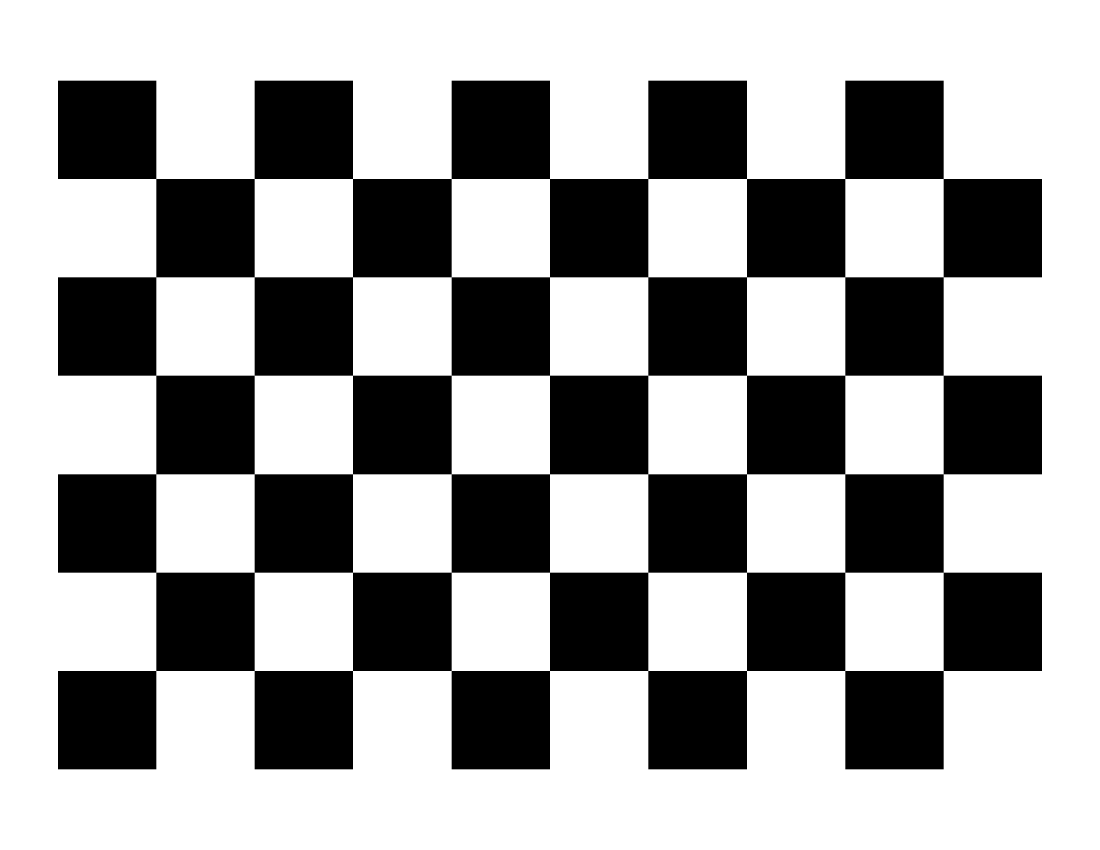
#> input picture binocular/3d-scan-tests/checkerboard_10x7_25mm_letter.png, 3300 x 2550 px, given in place of the camera (shown at 1/3 size)
$ python 07_record_scan.py   (older library calls are emulated)
#> lines starting #> are read from the running program, lines starting #| are printed output that depends on the picture; after the words box and inside, x2 and y2 are one past the last pixel; in counts of white or black regions, pixels touching at a corner belong together
### binocular/3d-scan-tests/common.py
"""Shared helpers: config, camera capture, calibration loading, rectification, stereo depth."""
import os

# Must be set before importing cv2: makes MSMF camera startup much faster on Windows.
os.environ.setdefault("OPENCV_VIDEOIO_MSMF_ENABLE_HW_TRANSFORMS", "0")

import json
import threading
import time
from pathlib import Path

import cv2
import numpy as np

ROOT = Path(__file__).resolve().parent
CONFIG_PATH = ROOT / "config.json"
CALIB_PATH = ROOT / "calibration.npz"
CALIB_IMG_DIR = ROOT / "calib_images"
SCAN_DIR = ROOT / "scans"

DEFAULTS = {
    "camera": {
        # "sbs"  = one USB device that outputs left+right side by side in one frame (most dual-lens modules)
        # "dual" = two separate USB devices (index = left, index_right = right)
        "mode": "sbs",
        "index": 0,
        "index_right": 1,
        "backend": "dshow",      # dshow | msmf | any
        "width": 2560,           # sbs: COMBINED width. dual: per-eye width.
        "height": 800,
        "fps": 60,
        "fourcc": "MJPG",
        "swap_eyes": False,
        "auto_exposure": None,   # DirectShow: 0.25 = manual, 0.75 = auto (driver dependent)
        "exposure": None,        # DirectShow: log2 seconds, e.g. -6 = 1/64 s (driver dependent)
    },
    "calibration": {
        "board_cols": 9,         # INNER corners across (odd x even avoids orientation ambiguity)
        "board_rows": 6,         # INNER corners down
        "square_mm": 25.0,       # measure your printed square with a ruler!
        "num_views": 30,
    },
    "stereo": {
        "scale": 0.5,            # processing scale applied after rectification
        "num_disparities": 96,   # multiple of 16
        "block_size": 5,
        "uniqueness": 10,
        "speckle_window": 100,
        "speckle_range": 2,
        "disp12_max_diff": 1,
        "pre_filter_cap": 31,
        "min_depth": 0.25,       # metres
        "max_depth": 4.0,        # metres
        "edge_filter": 0.10,     # drop "flying pixels" where neighbours differ by > this fraction of depth
        "clahe": False,
    },
    "scan": {
        "voxel": 0.02,           # TSDF voxel size (m)
        "sdf_trunc": 0.08,
        "depth_trunc": 3.5,      # ignore depth beyond this when fusing / tracking (m)
        "key_trans": 0.04,       # new keyframe after moving this far (m)
        "key_rot_deg": 4.0,
        "max_step": 0.15,        # reject pose jumps larger than this per frame (m)
        "max_rot_deg": 25.0,
        "min_valid_ratio": 0.04, # need at least this fraction of pixels with depth
        "odo_depth_diff": 0.03,  # tight on purpose: stereo depth is noisy; 0.07 made tracking drift in tests
        "odo_term": "hybrid",    # "hybrid" (colour+depth) or "color" (photometric only; try if tracking drifts)
        "max_keyframes": 8,
        "live_interval": 1.0,    # seconds between live point-cloud refreshes (auto-slows if extraction is slow)
        "export_y_up": True,     # export with Y up / Z back (graphics convention) instead of OpenCV (Y down)
        "cleanup_min_triangles": 300,
    },
}


def _merge(base, over):
    for k, v in over.items():
        if isinstance(v, dict) and isinstance(base.get(k), dict):
            _merge(base[k], v)
        else:
            base[k] = v
    return base


def load_config():
    cfg = json.loads(json.dumps(DEFAULTS))
    if CONFIG_PATH.exists():
        try:
            _merge(cfg, json.loads(CONFIG_PATH.read_text()))
#> (reads binocular/3d-scan-tests/config.json from the repository)
        except Exception as e:  # noqa: BLE001
            print("WARNING: could not read config.json (%s); using defaults." % e)
    return cfg


def save_config(cfg):
    CONFIG_PATH.write_text(json.dumps(cfg, indent=2))


# [5 lines left out: function eye_size, not called in this run]


# --------------------------------------------------------------------------- camera
BACKENDS = {"dshow": cv2.CAP_DSHOW, "msmf": cv2.CAP_MSMF, "any": cv2.CAP_ANY}


def open_capture(index, backend="dshow", width=None, height=None, fps=None,
                 fourcc="MJPG", exposure=None, auto_exposure=None):
    cap = cv2.VideoCapture(int(index), BACKENDS.get(backend, cv2.CAP_ANY))
    if not cap.isOpened():
        cap.release()
        return None
    # FOURCC first: on DirectShow the format must be chosen before the resolution.
    if fourcc:
        cap.set(cv2.CAP_PROP_FOURCC, cv2.VideoWriter_fourcc(*fourcc))
    if width:
        cap.set(cv2.CAP_PROP_FRAME_WIDTH, int(width))
    if height:
        cap.set(cv2.CAP_PROP_FRAME_HEIGHT, int(height))
    if fps:
        cap.set(cv2.CAP_PROP_FPS, float(fps))
    cap.set(cv2.CAP_PROP_BUFFERSIZE, 1)
    if auto_exposure is not None:
        cap.set(cv2.CAP_PROP_AUTO_EXPOSURE, float(auto_exposure))
    if exposure is not None:
        cap.set(cv2.CAP_PROP_EXPOSURE, float(exposure))
    return cap


def to_gray(frame):
    if frame.ndim == 2:
        return frame
    if frame.shape[2] == 1:
        return frame[:, :, 0]
    return cv2.cvtColor(frame, cv2.COLOR_BGR2GRAY)


class StereoCamera:
    """Background-threaded capture that always hands back the NEWEST left/right gray pair."""

    # [101 lines left out: functions __init__, start, _publish, _loop_sbs, _loop_dual, read and 1 more, not called in this run]


# --------------------------------------------------------------------------- calibration / rectification
class Calibration:
    # [10 lines left out: function __init__, not called in this run]


class Rectifier:
    """Undistort + rectify both eyes, then optionally downscale. Exposes scaled intrinsics."""

    # [42 lines left out: functions __init__, rectify, remove_flying_pixels, not called in this run]


class StereoMatcher:
    """SGBM wrapper producing disparity (px) and metric depth (m) for rectified pairs."""

    # [20 lines left out: functions __init__, build, not called in this run]

    def closest_depth(self):
        """Nearest measurable distance with the current disparity range (m)."""
        return self.fx * self.baseline / self.nd

    # [31 lines left out: functions compute, epipolar_error, not called in this run]

### binocular/3d-scan-tests/07_record_scan.py
"""Capture stereo pairs without rectification, depth estimation, or tracking.

Output: metadata.json, frames.bin (packed uint8 left then right), frames.csv.
Run `python 07_record_scan.py --seconds 60`; Ctrl+C stops and finalizes.
"""
import argparse
import csv
import hashlib
import json
import queue
import shutil
import threading
import time
from datetime import datetime
from pathlib import Path

import cv2
import numpy as np

from common import CALIB_PATH, CONFIG_PATH, ROOT, load_config, open_capture, to_gray


def camera_details(cap):
    code = int(cap.get(cv2.CAP_PROP_FOURCC))
    return {"width": int(cap.get(cv2.CAP_PROP_FRAME_WIDTH)),
            "height": int(cap.get(cv2.CAP_PROP_FRAME_HEIGHT)),
            "fps_reported": cap.get(cv2.CAP_PROP_FPS),
            "fourcc": "".join(chr((code >> shift) & 255) for shift in (0, 8, 16, 24))}


def record(output, cfg, seconds, queue_size, preview=True):
#> called with queue_size = 64, preview = True
    output.mkdir(parents=True, exist_ok=False)
    camera = cfg["camera"]
    kw = dict(backend=camera["backend"], fourcc=camera["fourcc"], fps=camera["fps"],
              exposure=camera.get("exposure"), auto_exposure=camera.get("auto_exposure"))
    indices = [camera["index"]] if camera["mode"] == "sbs" else [camera["index"], camera["index_right"]]
    caps = []
    pending = queue.Queue(maxsize=queue_size)
    stats = {"captured": 0, "written": 0, "dropped_queue": 0, "capture_failures": 0,
             "shape_errors": 0, "write_error": None}
    shape = None
    started = time.monotonic_ns()

    def writer():
        try:
            with (output / "frames.bin").open("wb") as data, (output / "frames.csv").open("w", newline="") as index:
                rows = csv.writer(index)
                rows.writerow(["frame_id", "monotonic_ns", "wall_time_ns", "grab_spread_ns", "byte_offset"])
                while True:
                    item = pending.get()
                    if item is None:
                        break
                    fid, mono, wall, spread, pair = item
                    offset = data.tell()
                    data.write(pair.tobytes())
                    rows.writerow([fid, mono, wall, spread, offset])
                    stats["written"] += 1
        except Exception as exc:
            stats["write_error"] = repr(exc)

    thread = threading.Thread(target=writer, daemon=True)
    try:
        for index in indices:
            cap = open_capture(index, width=camera["width"] if camera["mode"] == "dual" else camera["width"],
                               height=camera["height"], **kw)
            if cap is None:
                raise RuntimeError("Could not open camera index %s" % index)
            caps.append(cap)
        actual = [camera_details(cap) for cap in caps]
        thread.start()
        print("Recording to", output, "| camera modes:", actual)
        while seconds is None or (time.monotonic_ns() - started) < seconds * 1e9:
            if stats["write_error"]:
                raise RuntimeError(stats["write_error"])
            spread = 0
            if len(caps) == 1:
                ok, frame = caps[0].read()
#> frame is the input picture: shape (2550, 3300, 3); 63.8% white; 1 black region, box (x1, y1, x2, y2) and area: (174, 242, 3126, 2308) 3049416
                mono = time.monotonic_ns()
                wall = time.time_ns()
                if not ok or frame is None:
                    stats["capture_failures"] += 1
                    continue
                gray = to_gray(frame)
                half = gray.shape[1] // 2
#> half = 1650
                if gray.shape[1] != half * 2:
                    stats["shape_errors"] += 1
                    continue
                left, right = gray[:, :half], gray[:, half:]
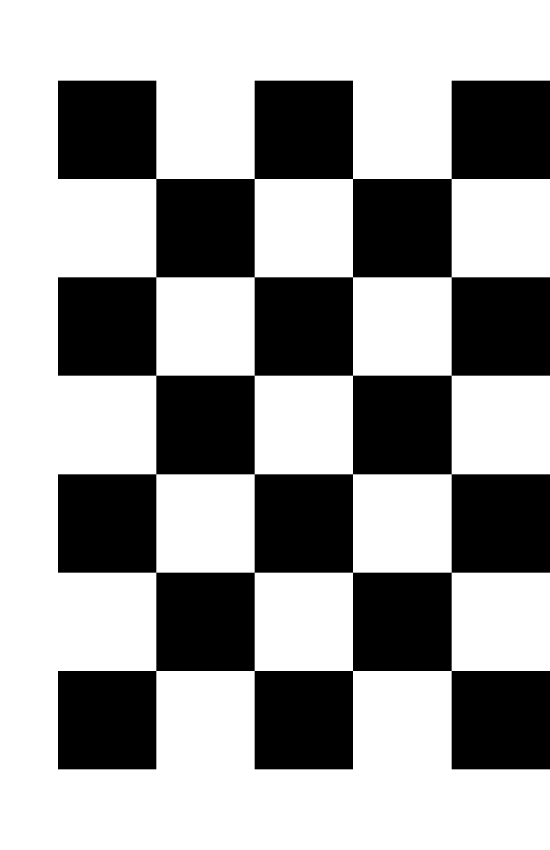
#> left: shape (2550, 1650) (shown at 1/3 size); 62.7% white; 1 black region, box (x1, y1, x2, y2) and area: (174, 242, 1650, 2308) 1567926
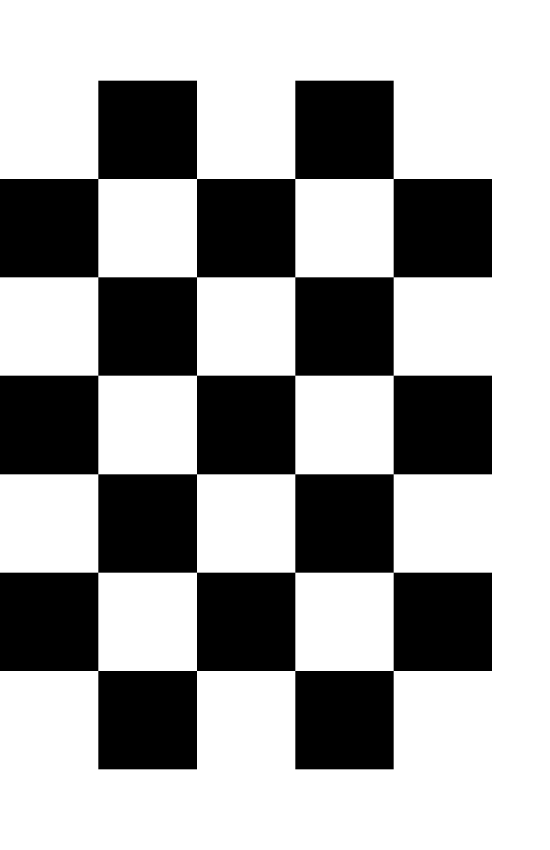
#> right: shape (2550, 1650) (shown at 1/3 size); 64.8% white; 1 black region, box (x1, y1, x2, y2) and area: (0, 242, 1476, 2308) 1481490
            else:
                t0 = time.monotonic_ns()
                ok_l, ok_r = caps[0].grab(), caps[1].grab()
                t1 = time.monotonic_ns()
                spread = t1 - t0
                ok_l, fl = caps[0].retrieve() if ok_l else (False, None)
                ok_r, fr = caps[1].retrieve() if ok_r else (False, None)
                mono, wall = t1, time.time_ns()
                if not ok_l or not ok_r or fl is None or fr is None:
                    stats["capture_failures"] += 1
                    continue
                left, right = to_gray(fl), to_gray(fr)
            if left.shape != right.shape:
                stats["shape_errors"] += 1
                continue
            if camera.get("swap_eyes"):
                left, right = right, left
            if shape is None:
                shape = list(left.shape)
#> shape = [2550, 1650]
            if list(left.shape) != shape:
                stats["shape_errors"] += 1
                continue
            stats["captured"] += 1
            pair = np.ascontiguousarray(np.stack((left, right)))
            try:
                pending.put_nowait((stats["captured"], mono, wall, spread, pair))
            except queue.Full:
                stats["dropped_queue"] += 1
            if preview:
                display = np.hstack((left, right))
                if display.shape[1] > 1280:
                    scale = 1280 / display.shape[1]
#> scale = 0.388
                    display = cv2.resize(display, None, fx=scale, fy=scale,
                                         interpolation=cv2.INTER_AREA)
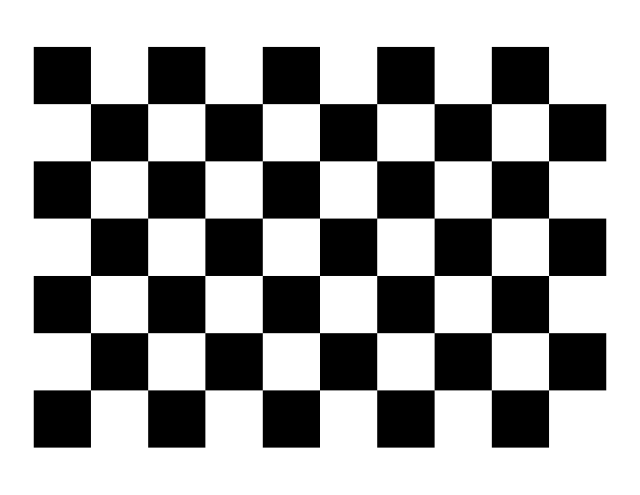
#> display: shape (989, 1280) (shown at 1/2 size); min 0, max 255, mean 162.6
                display = cv2.cvtColor(display, cv2.COLOR_GRAY2BGR)
#> display: shape (989, 1280, 3)
                cv2.putText(display, "REC  %d frames  %d dropped  |  Q/ESC stop" % (
                    stats["captured"], stats["dropped_queue"]), (12, 28),
                    cv2.FONT_HERSHEY_SIMPLEX, 0.65, (0, 0, 255), 2)
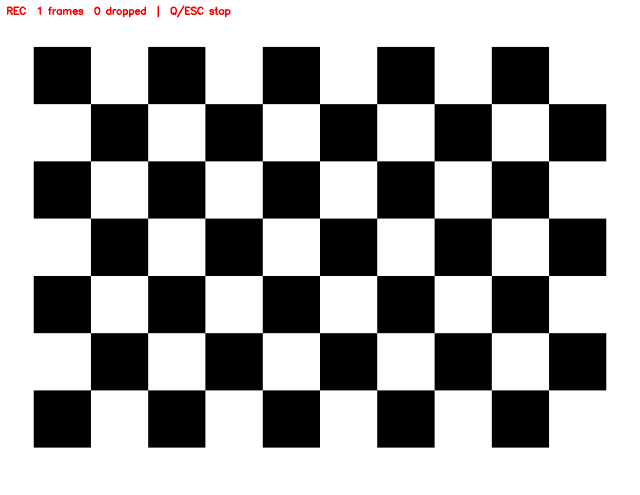
#> display: shape (989, 1280, 3) (shown at 1/2 size); mean B, G, R 162.1, 162.1, 162.6
                cv2.imshow("Stereo recording: left | right", display)
                if cv2.waitKey(1) & 0xFF in (ord("q"), ord("Q"), 27):
#> (key q is pressed here)
                    break
    except KeyboardInterrupt:
        print("Stopping capture...")
    finally:
        if preview:
            cv2.destroyAllWindows()
        for cap in caps:
            cap.release()
        if thread.ident is not None:
            pending.put(None)
            thread.join()
        metadata = {"format_version": 1, "layout": "uint8 [2,height,width], left then right, row-major",
                    "eye_shape_hw": shape, "camera_requested": camera, "camera_actual": actual if caps else [],
                    "started_local": datetime.now().astimezone().isoformat(), "duration_s": (time.monotonic_ns() - started) / 1e9,
                    "stats": stats}
        if CONFIG_PATH.exists():
            shutil.copy2(CONFIG_PATH, output / "config.json")
        if CALIB_PATH.exists():
            shutil.copy2(CALIB_PATH, output / "calibration.npz")
#> (reads binocular/3d-scan-tests/calibration.npz from the repository)
            metadata["calibration_sha256"] = hashlib.sha256((output / "calibration.npz").read_bytes()).hexdigest()
        (output / "metadata.json").write_text(json.dumps(metadata, indent=2) + "\n")
        print(json.dumps(stats, indent=2))
    return 1 if stats["write_error"] or stats["written"] == 0 else 0


def main():
    parser = argparse.ArgumentParser(description=__doc__)
    parser.add_argument("--seconds", type=float, default=None, help="stop after this many seconds; otherwise Ctrl+C")
    parser.add_argument("--output", type=Path, default=None)
    parser.add_argument("--queue-size", type=int, default=64)
    parser.add_argument("--no-preview", action="store_true", help="disable live camera preview")
    args = parser.parse_args()
    if args.queue_size < 1 or (args.seconds is not None and args.seconds <= 0):
        parser.error("queue-size and seconds must be positive")
    output = args.output or ROOT / "recordings" / ("recording_" + datetime.now().strftime("%Y%m%d_%H%M%S"))
    return record(output, load_config(), args.seconds, args.queue_size, preview=not args.no_preview)


if __name__ == "__main__":
    raise SystemExit(main())
#> (the program exits here)
